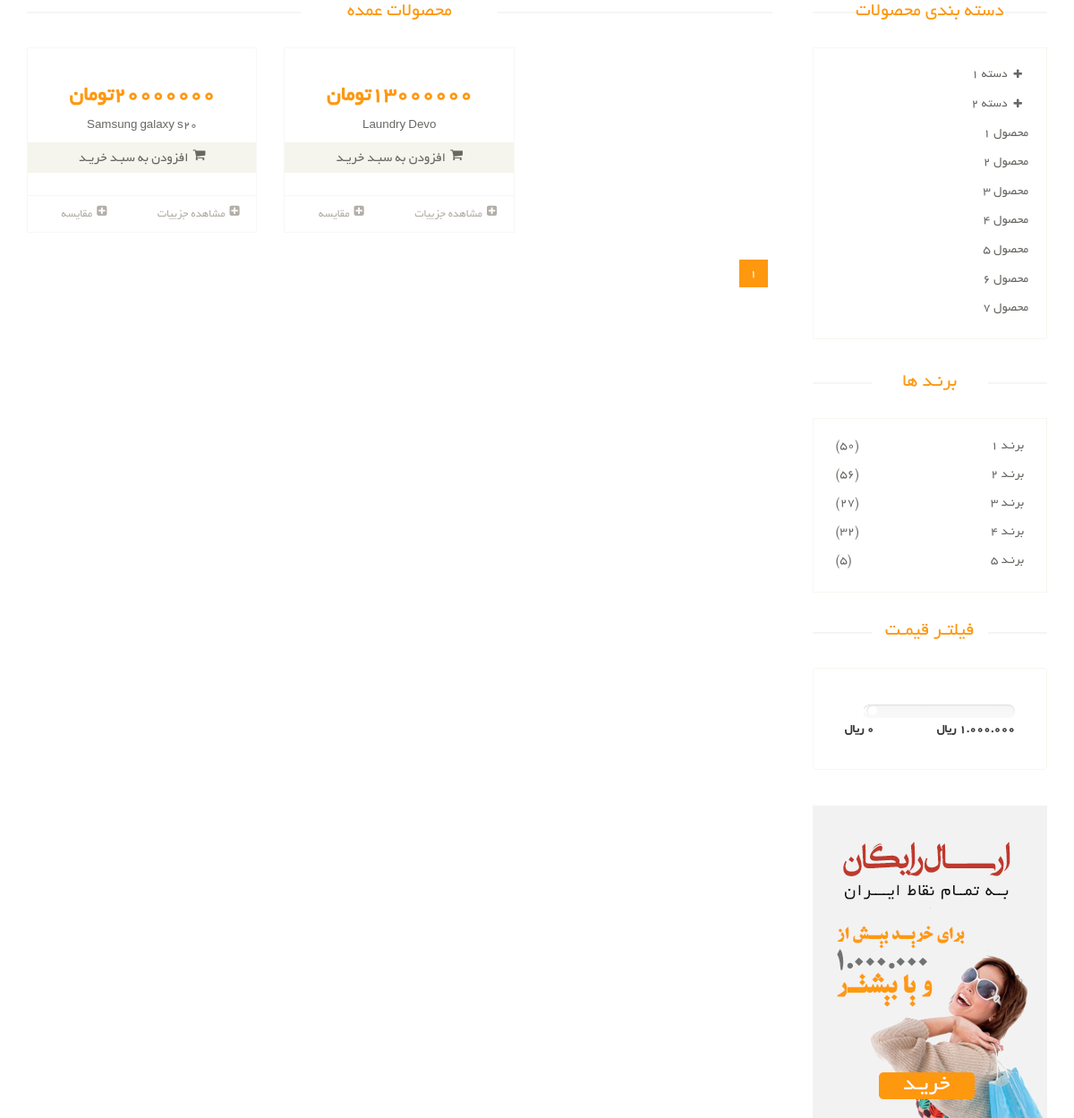
The app's page /products/, older data.
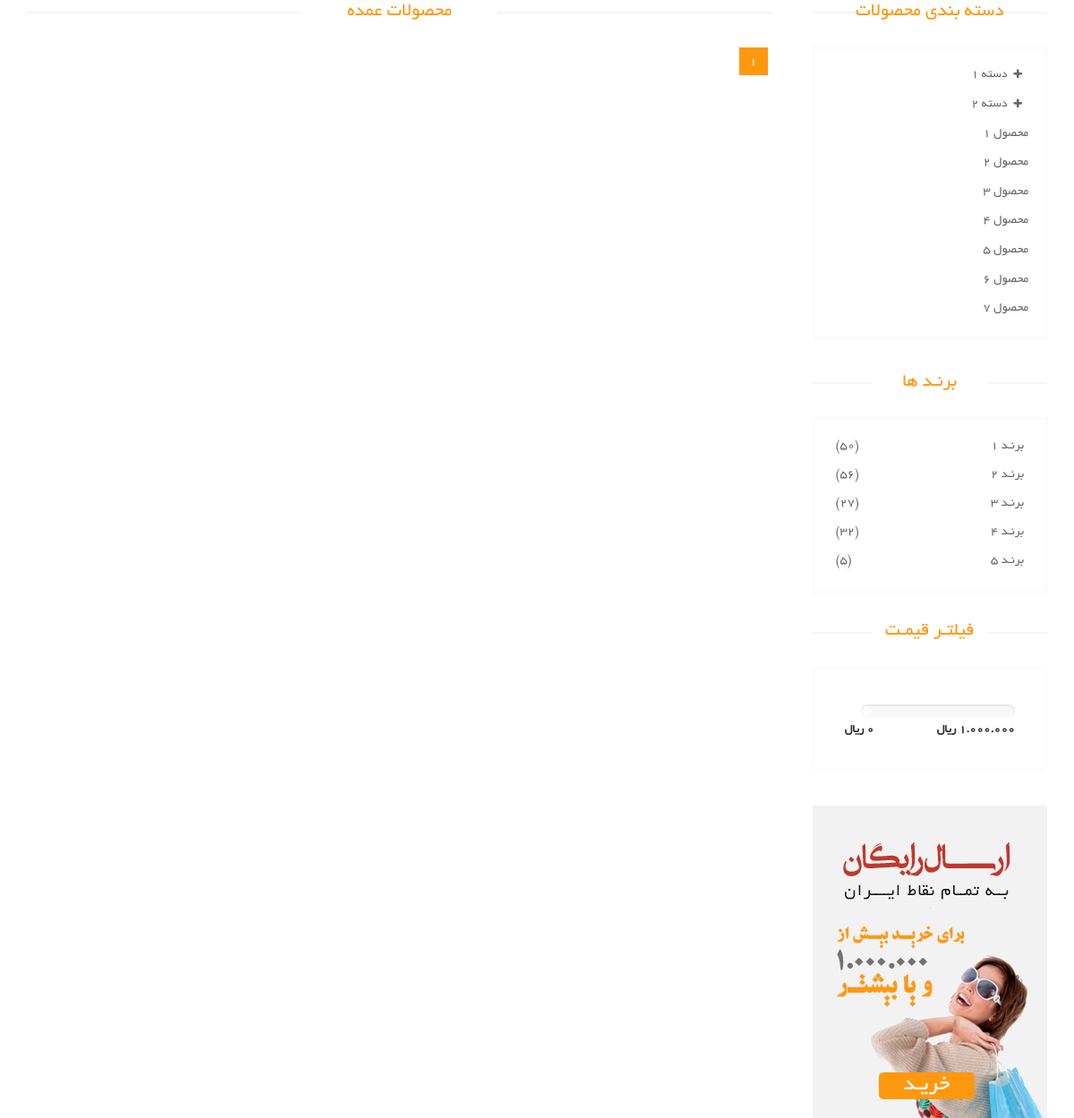
The same page, newer data.
### product_module/models.py (models this page shows, shortened)
class Product(models.Model):
    title = models.CharField(max_length=300, verbose_name='Product Title')
    category = models.ManyToManyField(ProductCategory, related_name='product_categories', verbose_name='categories') # connect two table
    image = models.ImageField(upload_to='images/products', verbose_name='Product Image', null=True, blank=True)
    brand = models.ForeignKey(ProductBrand, on_delete=models.CASCADE, verbose_name='brands', null=True, blank=True)
    price = models.IntegerField(verbose_name='Price')
    short_description = models.CharField(max_length=360, db_index=True, null=True, verbose_name='Short Description')
    description = models.TextField(verbose_name="Main Description", db_index=True)
    slug = models.SlugField(default="", null=False, db_index=True, blank=True, max_length=200, unique=True, verbose_name='Title in url') # samsung galaxy s20 => samsung-galaxy-s20
    is_active = models.BooleanField(default=False, verbose_name='Active / UnActive')
    is_delete = models.BooleanField(default=False, verbose_name='Deleted / UnDelete')
    def get_absolute_url(self):
        return reverse('product_detail', args=[str(self.slug)])

### product_module/views.py (the view)
# urls.py: path('', views.ProductListView.as_view(), name='product_list'),
class ProductListView(ListView):
    template_name = 'product_module/product_list.html'
    model = Product
    context_object_name = 'products'
    ordering = ['-price']
    paginate_by = 6

### product_module/templates/product_module/product_list.html (shortened to what this page needs)
{% extends 'shared/_layout.html' %}
{% block content %}
  <section>
    <div class="container">
      <div class="row">
        <div class="col-sm-9 padding-right">
          <div class="features_items">
            <h2 class="title text-center">محصولات عمده</h2>
            {% for product in products %}
              {% include 'includes/product_item_partial.html' with product=product %}
            {% endfor %}
            <ul class="pagination">
              {% for pagenumber in paginator.page_range %}
                <li class="{% if page_obj.number == pagenumber %} active {% endif %}"><a
                    href="?page={{ pagenumber }}">{{ pagenumber }}</a></li>
              {% endfor %}
            </ul>
          </div>
        </div>
        <div class="col-sm-3">
          <div class="left-sidebar">
            <h2>دسته بندی محصولات</h2>
            <div class="panel-group category-products" id="accordian">
              <div class="panel panel-default">
                <div class="panel-heading">
                  <h4 class="panel-title">
                    <a data-toggle="collapse" data-parent="#accordian" href="#sportswear">
                      <span class="badge pull-right"><i class="fa fa-plus"></i></span>
                      دسته 1
                    </a>
                  </h4>
                </div>
              </div>
              <div class="panel panel-default">
                <div class="panel-heading">
                  <h4 class="panel-title">
                    <a data-toggle="collapse" data-parent="#accordian" href="#mens">
                      <span class="badge pull-right"><i class="fa fa-plus"></i></span>
                      دسته 2
                    </a>
                  </h4>
                </div>
              </div>
              <div class="panel panel-default">
                <div class="panel-heading">
                  <h4 class="panel-title"><a href="#">محصول 1</a></h4>
                </div>
              </div>
              <div class="panel panel-default">
                <div class="panel-heading">
                  <h4 class="panel-title"><a href="#">محصول 2</a></h4>
                </div>
              </div>
              <div class="panel panel-default">
                <div class="panel-heading">
                  <h4 class="panel-title"><a href="#">محصول 3</a></h4>
                </div>
              </div>
              <div class="panel panel-default">
                <div class="panel-heading">
                  <h4 class="panel-title"><a href="#">محصول 4</a></h4>
                </div>
              </div>
              <div class="panel panel-default">
                <div class="panel-heading">
                  <h4 class="panel-title"><a href="#">محصول 5</a></h4>
                </div>
              </div>
              <div class="panel panel-default">
                <div class="panel-heading">
                  <h4 class="panel-title"><a href="#">محصول 6</a></h4>
                </div>
              </div>
              <div class="panel panel-default">
                <div class="panel-heading">
                  <h4 class="panel-title"><a href="#">محصول 7</a></h4>
                </div>
              </div>
            </div>
            <div class="brands_products">
              <h2>برنـد ها</h2>
              <div class="brands-name">
                <ul class="nav nav-pills nav-stacked">
                  <li><a href=""> <span class="pull-left">(50)</span>برنـد 1</a></li>
                  <li><a href=""> <span class="pull-left">(56)</span>برنـد 2</a></li>
                  <li><a href=""> <span class="pull-left">(27)</span>برنـد 3</a></li>
                  <li><a href=""> <span class="pull-left">(32)</span>برنـد 4</a></li>
                  <li><a href=""> <span class="pull-left">(5)</span>برنـد 5</a></li>
                </ul>
              </div>
            </div>
            <div class="price-range">
              <h2>فیلتـر قیمـت</h2>
              <div class="well">
                <div class="slider slider-horizontal" style="width: 170px;">
                         id="sl2" style=""></div>
                <br>
                <b>1.000.000 ريال</b> <b class="pull-left">0 ريال</b>
              </div>
            </div>
            <div class="shipping text-center">
              <img src="/static/images/home/shipping.jpg" alt="">
            </div>
          </div>
        </div>
      </div>
    </div>
  </section>
{% endblock %}

### templates/shared/_layout.html (shortened to what this page needs)
{% load render_partial %}
<!DOCTYPE html>
<html lang="en">
<head>
    {% include 'shared/header_references.html' %}
</head>
<body>
{% block content %}{% endblock %}
</body>
</html>

### templates/shared/header_references.html (shortened to what this page needs)
<link href="/static/css/bootstrap.min.css" rel="stylesheet">
<link href="/static/css/font-awesome.min.css" rel="stylesheet">
<link href="/static/css/prettyPhoto.css" rel="stylesheet">
<link href="/static/css/price-range.css" rel="stylesheet">
<link href="/static/css/animate.css" rel="stylesheet">
<link href="/static/css/main.css" rel="stylesheet">
<link href="/static/css/responsive.css" rel="stylesheet">
<link href="/static/css/custom.css" rel="stylesheet">

### product_module/templates/includes/product_item_partial.html (shortened to what this page needs)
<div class="col-sm-4">
  <div class="product-image-wrapper">
    <div class="single-products">
      <div class="productinfo text-center">
        <h2>{{ product.price }}تومان</h2>
        <p>{{ product.title }}</p>
        <a href="#" class="btn btn-default add-to-cart"><i class="fa fa-shopping-cart"></i>افزودن به سبـد
          خریـد</a>
      </div>
      <div class="product-overlay">
        <div class="overlay-content">
        </div>
      </div>
    </div>
    <div class="choose">
      <ul class="nav nav-pills nav-justified">
        <li><a href="{{ product.get_absolute_url }}"><i class="fa fa-plus-square"></i>مشاهده جزییات</a></li>
        <li><a href=""><i class="fa fa-plus-square"></i>مقایسه</a></li>
      </ul>
    </div>
  </div>
</div>

### static/css/price-range.css (style rules this page uses)
.slider { display: inline-block; vertical-align: middle; position: relative; }
.slider.slider-horizontal { width: 210px; height: 20px; }

### static/css/main.css (style rules this page uses)
body { font-family: 'BYekan'; font-size: 10pt; position: relative; font-weight: normal; direction: rtl; }
ul li { list-style: none; }
a { -webkit-transition: 300ms; -moz-transition: 300ms; -o-transition: 300ms; transition: 300ms; }
h1, h2, h3, h4, h5, h6 { font-family: 'BYekan', sans-serif; }
.category-products { border: 1px solid #F7F7F0; margin-bottom: 35px; padding-bottom: 20px; padding-top: 15px; }
.left-sidebar h2, .brands_products h2 { color: #FE980F; font-family: 'BYekan', sans-serif; font-size: 16pt; font-weight: 400; margin: 0 0 30px auto; text-align: center; text-transform: uppercase; position: relative; z-index: 3; }
.left-sidebar h2:after, h2.title:after { content: " "; position: absolute; border: 1px solid #f5f5f5; bottom: 8px; right: 0; width: 100%; height: 0; z-index: -2; }
.left-sidebar h2:before { content: " "; position: absolute; background: #fff; bottom: -6px; width: 130px; height: 30px; z-index: -1; right: 50%; margin-right: -65px; }
h2.title:before { content: " "; position: absolute; background: #fff; bottom: -6px; width: 220px; height: 30px; z-index: -1; right: 50%; margin-right: -110px; }
.category-products .panel { background-color: #FFFFFF; border: 0px; border-radius: 0px; box-shadow: none; margin-bottom: 0px; }
.category-products .panel-default .panel-heading { background-color: #FFFFFF; border: 0 none; color: #FFFFFF; padding: 5px 20px; }
.category-products .panel-default .panel-heading .panel-title a { color: #696763; font-family: 'BYekan', sans-serif; font-size: 14px; text-decoration: none; text-transform: uppercase; }
.category-products .badge { background: none; border-radius: 10px; color: #696763; display: inline-block; font-size: 12px; font-weight: bold; line-height: 1; min-width: 10px; padding: 3px 7px; text-align: center; vertical-align: baseline; white-space: nowrap; }
.brands-name { border: 1px solid #F7F7F0; padding-bottom: 20px; padding-top: 15px; }
.brands-name .nav-stacked li a { background-color: #FFFFFF; color: #696763; font-family: 'BYekan', sans-serif; font-size: 14px; padding: 5px 25px; text-decoration: none; text-transform: uppercase; }
.shipping { background-color: #F2F2F2; margin-top: 40px; overflow: hidden; padding-top: 20px; position: relative; }
.price-range { margin-top: 30px; }
.well { background-color: #FFFFFF; border: 1px solid #F7F7F0; border-radius: 4px; box-shadow: none; margin-bottom: 20px; min-height: 20px; padding: 35px; }
.padding-right { padding-left: 0; }
.features_items { overflow: hidden; }
h2.title { color: #FE980F; font-family: 'BYekan', sans-serif; font-size: 16pt; font-weight: 400; margin: 0 15px; text-transform: uppercase; margin-bottom: 30px; position: relative; }
.pagination { display: inline-block; margin-bottom: 25px; margin-top: 0; padding-right: 15px; }
.pagination li:first-child a, .pagination li:first-child span { border-bottom-left-radius: 0; border-top-left-radius: 0; margin-left: 0; }
.pagination li:last-child a, .pagination li:last-child span { border-bottom-right-radius: 0; border-top-right-radius: 0; }
.pagination .active a, .pagination .active span, .pagination .active a:hover, .pagination .active span:hover, .pagination .active a:focus, .pagination .active span:focus { background-color: #FE980F; border-color: #FE980F; color: #FFFFFF; cursor: default; z-index: 2; }
.pagination li a, .pagination li span { background-color: #f0f0e9; border: 0; float: left; line-height: 1.42857; margin-left: -1px; padding: 6px 12px; position: relative; text-decoration: none; margin-right: 5px; color: #000; }

Row changes from the older to the newer data that the page shows:
removed Product: price "20000000", title "Samsung galaxy s20"
removed Product: price "13000000", title "Laundry Devo"
